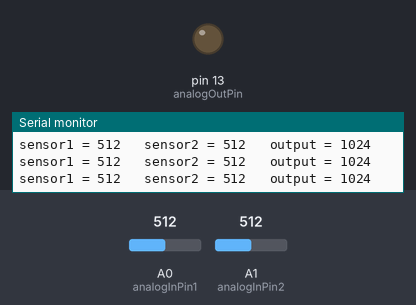
A sketch run on a simulated Arduino Uno, built with avr-gcc and run on an emulated ATmega328P. Parts: output pins drawn as LEDs (lit = HIGH), the last lines printed to the serial monitor. The test bench sets the inputs (shaded band); at power-on: A0 (analogInPin1) = 512, A1 (analogInPin2) = 512.

Above: at 1.2 s.
1.3 s: A0 (analogInPin1) set to 475
4.3 s: A1 (analogInPin2) set to 540
7.3 s: A0 (analogInPin1) set to 467
10.3 s: A0 (analogInPin1) set to 443
13.3 s: A1 (analogInPin2) set to 716
16.3 s: A0 (analogInPin1) set to 900
At 17.6 s:
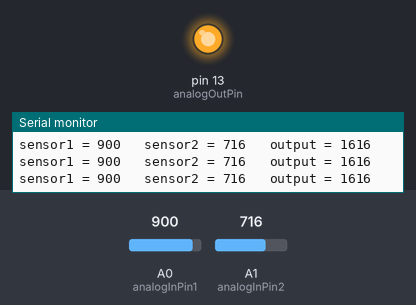
Timing chart, 0 to 18.8 s (numbered marks = the images above; inputs shaded):
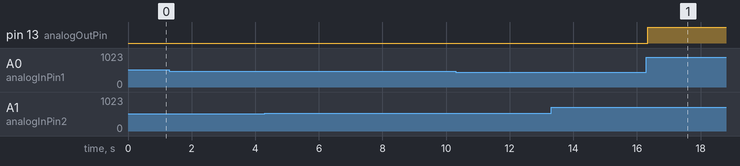

Measured:
- after the input at 16.3 s, pin 13 (analogOutPin): LOW → HIGH at once

The sketch:

jenga.ino
```cpp
// These constants won't change.  They're used to give names
// to the pins used:
const int analogInPin1 = A0;  // Analog input pin that the potentiometer is attached to
const int analogInPin2 = A1;
const int analogOutPin = 13; // LED is attached to (or relay)
const int threshold = 1600;

int sensorValue1 = 0;        // value read from the pot
int sensorValue2 = 0;
int outputValue = 0;        // o

void setup() {
  pinMode(analogOutPin,OUTPUT);
  // initialize serial communications at 9600 bps:
  Serial.begin(9600);
}

void loop() {
  // read the analog in value:
  sensorValue1 = analogRead(analogInPin1);
  sensorValue2 = analogRead(analogInPin2);
  outputValue=sensorValue1+sensorValue2;

  // change the analog out value:
  if (outputValue>threshold){
    digitalWrite(analogOutPin, HIGH);
  }
  else{
    digitalWrite(analogOutPin, LOW);
  }
  // print the results to the serial monitor:
  Serial.print("sensor1 = ");
  Serial.print(sensorValue1);
  Serial.print("\t sensor2 = ");
  Serial.print(sensorValue2);
  Serial.print("\t output = ");
  Serial.println(outputValue);

  delay(20);
}
```
